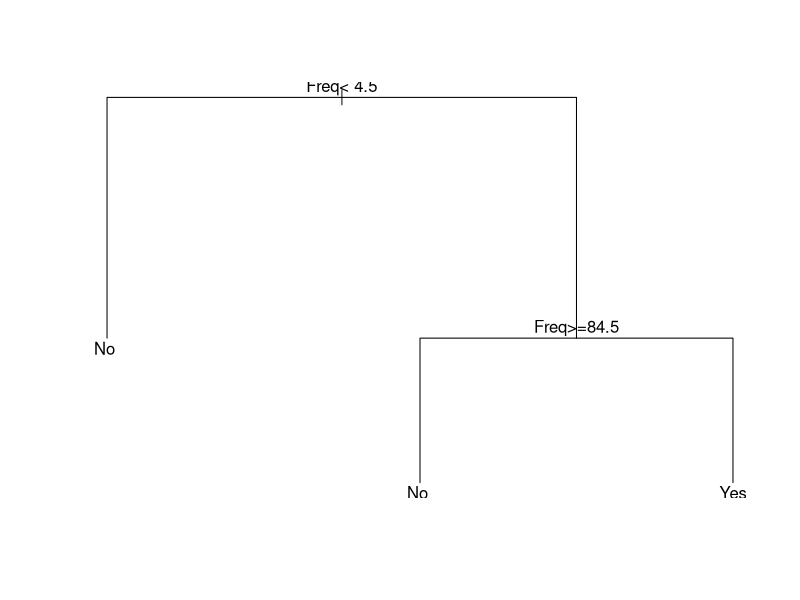
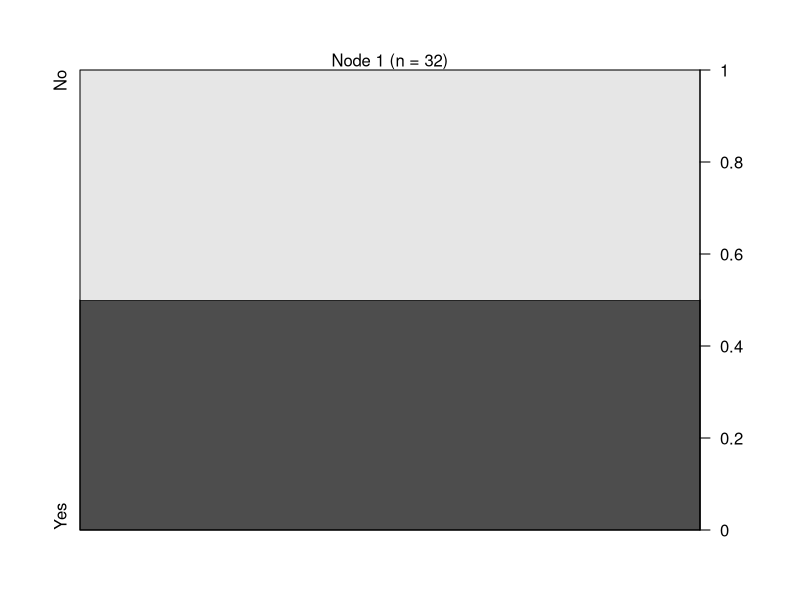

Write the R code that produced these figures, in order. (Note: this script raises an error after producing the figures.)
data(Titanic)
library(rpart)
library(party)

titanicR <- rpart(Survived ~ ., data = Titanic)
plot(titanicR)
text(titanicR)

titanicC <- ctree(Survived ~ ., data = Titanic)
plot(titanicC)
text(titanicC)

plot(Titanic)
